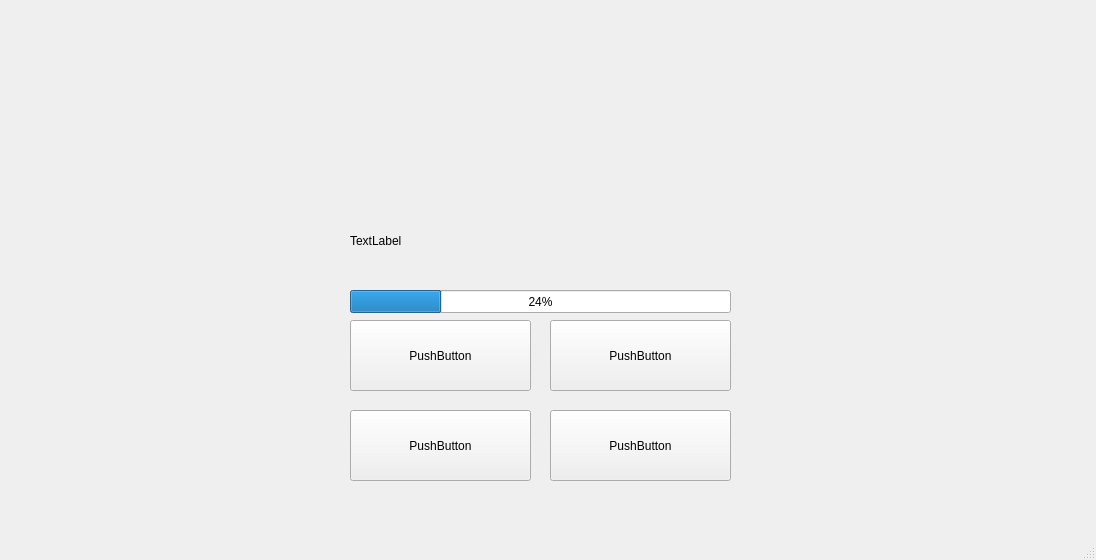
<?xml version="1.0" encoding="UTF-8"?>
<ui version="4.0">
 <class>MainWindow</class>
 <widget class="QMainWindow" name="MainWindow">
  <property name="geometry">
   <rect>
    <x>0</x>
    <y>0</y>
    <width>1096</width>
    <height>560</height>
   </rect>
  </property>
  <property name="windowTitle">
   <string>MainWindow</string>
  </property>
  <widget class="QWidget" name="centralWidget">
   <widget class="QPushButton" name="pushButton_1">
    <property name="geometry">
     <rect>
      <x>350</x>
      <y>320</y>
      <width>181</width>
      <height>71</height>
     </rect>
    </property>
    <property name="text">
     <string>PushButton</string>
    </property>
   </widget>
   <widget class="QPushButton" name="pushButton_2">
    <property name="geometry">
     <rect>
      <x>550</x>
      <y>320</y>
      <width>181</width>
      <height>71</height>
     </rect>
    </property>
    <property name="text">
     <string>PushButton</string>
    </property>
   </widget>
   <widget class="QPushButton" name="pushButton_3">
    <property name="geometry">
     <rect>
      <x>350</x>
      <y>410</y>
      <width>181</width>
      <height>71</height>
     </rect>
    </property>
    <property name="text">
     <string>PushButton</string>
    </property>
   </widget>
   <widget class="QPushButton" name="pushButton_4">
    <property name="geometry">
     <rect>
      <x>550</x>
      <y>410</y>
      <width>181</width>
      <height>71</height>
     </rect>
    </property>
    <property name="text">
     <string>PushButton</string>
    </property>
   </widget>
   <widget class="QLabel" name="QuestionLabel">
    <property name="geometry">
     <rect>
      <x>350</x>
      <y>200</y>
      <width>381</width>
      <height>81</height>
     </rect>
    </property>
    <property name="text">
     <string>TextLabel</string>
    </property>
   </widget>
   <widget class="QProgressBar" name="progressBar">
    <property name="geometry">
     <rect>
      <x>350</x>
      <y>290</y>
      <width>381</width>
      <height>23</height>
     </rect>
    </property>
    <property name="value">
     <number>24</number>
    </property>
   </widget>
  </widget>
  <widget class="QMenuBar" name="menuBar">
   <property name="geometry">
    <rect>
     <x>0</x>
     <y>0</y>
     <width>1096</width>
     <height>20</height>
    </rect>
   </property>
  </widget>
  <widget class="QStatusBar" name="statusBar"/>
 </widget>
 <layoutdefault spacing="6" margin="11"/>
 <resources/>
 <connections/>
</ui>
